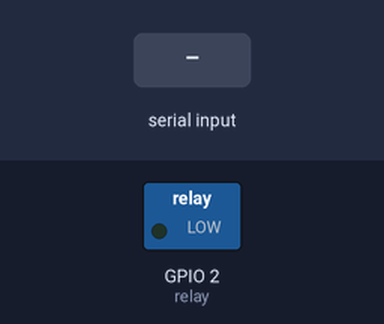
A sketch run on a simulated ESP8266 (NodeMCU). Parts: switched loads named in the sketch (green lamp = pin HIGH). The test bench sets the inputs (shaded band).

Above: at 1.2 s.
1.3 s: "off" received over Serial
At 3.1 s:
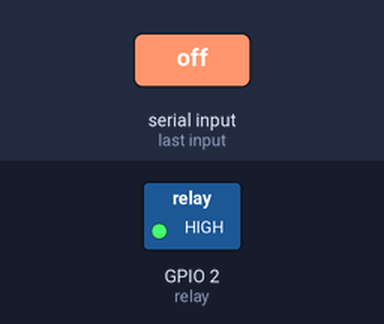
3.8 s: "on" received over Serial
At 6.0 s:
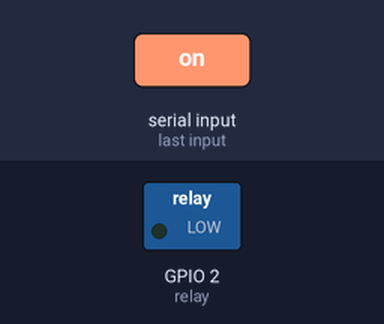
6.3 s: "OFF" received over Serial
At 8.1 s:
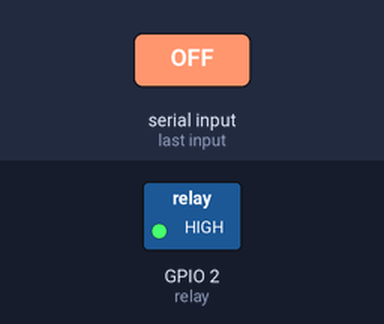
Timing chart, 0 to 9.6 s (numbered marks = the images above; inputs shaded):
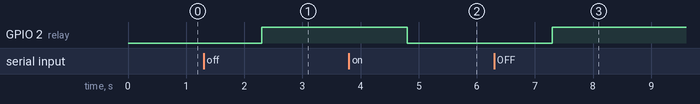

Measured:
- after the input at 1.3 s, GPIO 2 (relay): LOW → HIGH after 1.0 s
- after the input at 3.8 s, GPIO 2 (relay): HIGH → LOW after 1.0 s
- after the input at 6.3 s, GPIO 2 (relay): LOW → HIGH after 1.0 s

The sketch:

arduino-program-relay.ino
```cpp
// .cpp to .HEX - Cross-Compiler (Embedded C, Embedded C++, Embedded Java)
// .cpp to .EXE - General Purpose Compiler

// IDE - To write program
// Compiler - To Compile Program
// Programmer - Burn the Program (uploading the hex onto the MCU)

// Library Manager -
// Boards Manager - ESP8266/ESP32 - Espressif

// Azure Pub -> Azure Broker (Mosquitto) -> Raspberry Pi (Sub) -> Arduino -> Relay

int relay=2; // assign a pin number according to the connection

void setup() {
  // put your setup code here, to run once:
  pinMode(relay,OUTPUT); // every pin is bi-directional (I & O) - INPUT
  // write permission to write data onto the relay
  Serial.begin(9600); // Serial UART - Pin 0,1 - 9600 bps
}

void loop() { // this logic will be iterated until power goes off
  // put your main code here, to run repeatedly:
  while(Serial.available()) { // wait for the instruction - 0 (not available) - len(on) or len(off)
    String s=Serial.readString(); // on
    if(s=="on" || s=="ON") {
      digitalWrite(relay,0); // 0 to relay - realy will be ON
    } else if(s=="off" || s=="OFF") {
      digitalWrite(relay,1); // 1 to relay - relay will be OFF
    }
  }

}
```
